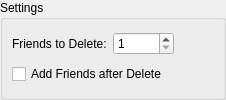
            <widget class="QWidget" name="page_5">
             <layout class="QVBoxLayout" name="verticalLayout_10">
              <property name="leftMargin">
               <number>0</number>
              </property>
              <property name="topMargin">
               <number>0</number>
              </property>
              <property name="rightMargin">
               <number>0</number>
              </property>
              <property name="bottomMargin">
               <number>0</number>
              </property>
              <item>
               <widget class="QGroupBox" name="GB_FriendDeleteAdd">
                <property name="title">
                 <string>Settings</string>
                </property>
                <layout class="QVBoxLayout" name="verticalLayout_9">
                 <item>
                  <layout class="QHBoxLayout" name="horizontalLayout_13">
                   <item>
                    <widget class="QLabel" name="label_10">
                     <property name="minimumSize">
                      <size>
                       <width>0</width>
                       <height>0</height>
                      </size>
                     </property>
                     <property name="text">
                      <string>Friends to Delete:</string>
                     </property>
                    </widget>
                   </item>
                   <item>
                    <widget class="QSpinBox" name="FriendDeleteAdd_Count">
                     <property name="minimum">
                      <number>1</number>
                     </property>
                     <property name="maximum">
                      <number>65535</number>
                     </property>
                     <property name="value">
                      <number>1</number>
                     </property>
                    </widget>
                   </item>
                   <item>
                    <spacer name="horizontalSpacer_10">
                     <property name="orientation">
                      <enum>Qt::Horizontal</enum>
                     </property>
                     <property name="sizeHint" stdset="0">
                      <size>
                       <width>40</width>
                       <height>20</height>
                      </size>
                     </property>
                    </spacer>
                   </item>
                  </layout>
                 </item>
                 <item>
                  <layout class="QHBoxLayout" name="horizontalLayout_12">
                   <item>
                    <widget class="QCheckBox" name="FriendDeleteAdd_Add">
                     <property name="text">
                      <string>Add Friends after Delete</string>
                     </property>
                    </widget>
                   </item>
                   <item>
                    <spacer name="horizontalSpacer_8">
                     <property name="orientation">
                      <enum>Qt::Horizontal</enum>
                     </property>
                     <property name="sizeHint" stdset="0">
                      <size>
                       <width>40</width>
                       <height>20</height>
                      </size>
                     </property>
                    </spacer>
                   </item>
                  </layout>
                 </item>
                </layout>
               </widget>
              </item>
             </layout>
            </widget>
